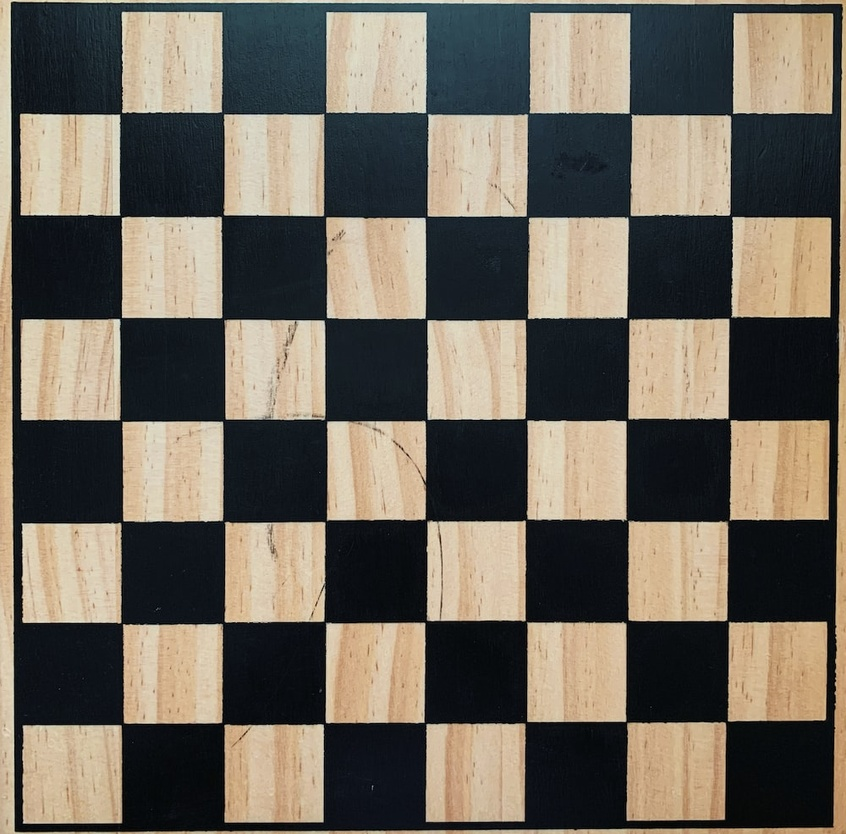
#> input picture images/chessboard0.jpg, 846 x 834 px, shrunk from 1000 x 985 before the run
$ python -i line_detection.py   (imports and definitions only)
#> lines starting #> are read from the running program, lines starting #| are printed output that depends on the picture; after the words box and inside, x2 and y2 are one past the last pixel; in counts of white or black regions, pixels touching at a corner belong together
#> further down, picture is the input picture: shape (834, 846, 3); mean B, G, R 92.8, 104.1, 111.1
from skimage.transform import hough_line, hough_line_peaks
import numpy as np
import cv2
from matplotlib import pyplot as plt
from sklearn import linear_model

plot = False

def hough_transform(image):

    # image = cv2.imread("./images/chessboardWebcam.jpg")
    # image = cv2.rotate(image, cv2.ROTATE_90_CLOCKWISE)
    rows,cols,channels= image.shape
#> rows = 834; cols = 846; channels = 3


    # M = cv2.getRotationMatrix2D((cols/2,rows/2),-30,1)

    # image = cv2.warpAffine(image,M,(cols,rows))

    # Converting image to greyscale and then getting the edge map
    image_grey = cv2.cvtColor(image, cv2.COLOR_BGR2GRAY)
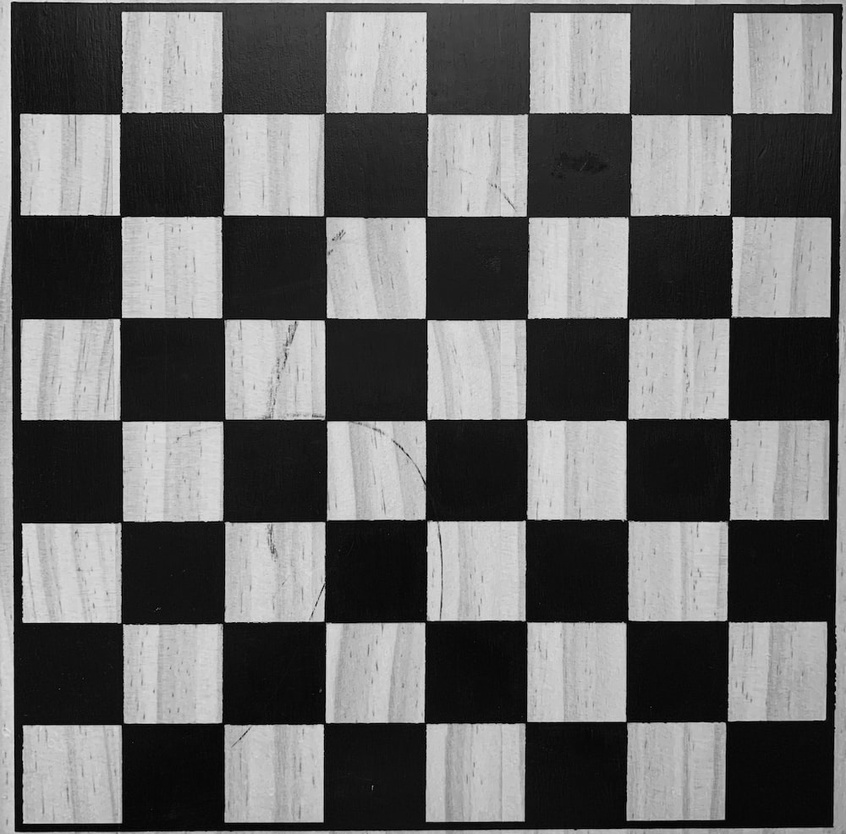
#> image_grey: shape (834, 846); min 0, max 236, mean 105
    image_edge = cv2.Canny(image_grey, 250,  250)
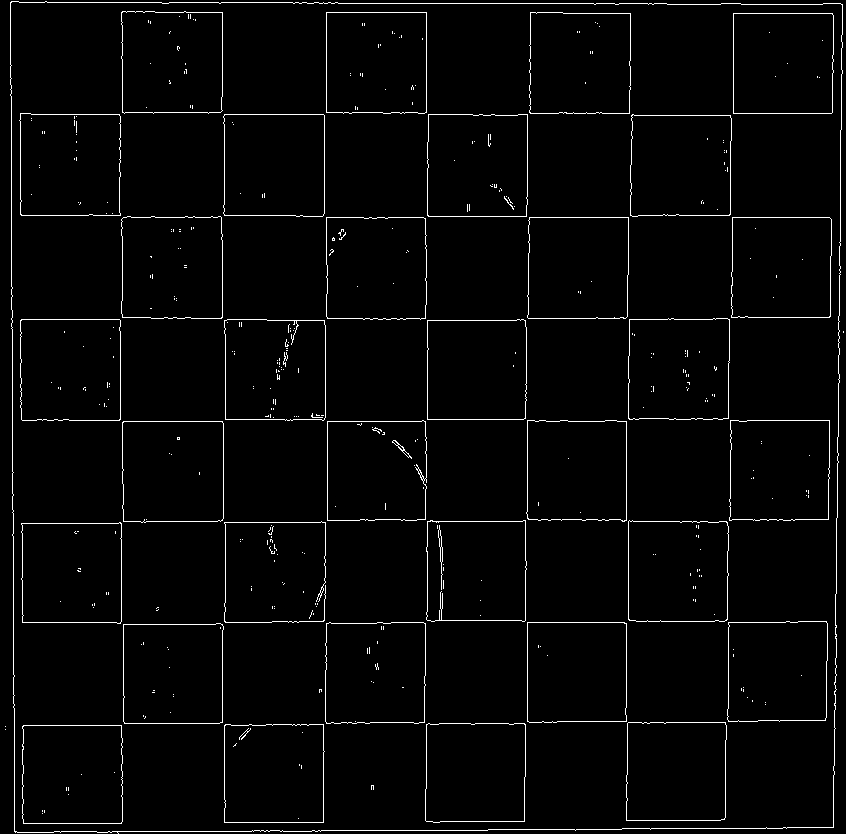
#> image_edge: shape (834, 846); 2.5% white in thin lines or dots


    # #precision of 1 degree (dividing by 180)
    test_angles = np.linspace(-np.pi/2, np.pi/2, 360)

    # #performing hough tranform
    h, theta, d = hough_line(image_edge, test_angles)
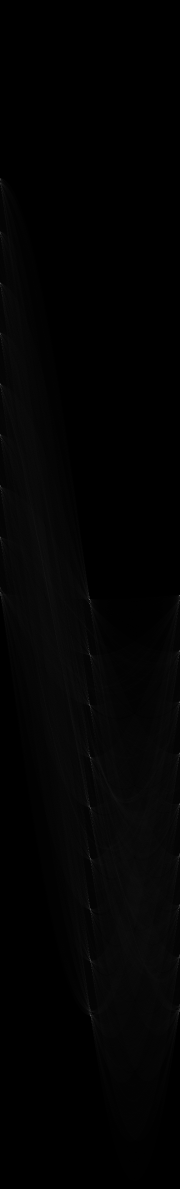
#> h: shape (2377, 360) uint64 (shown at 1/2 size); min 0, max 612, mean 7.4; drawn with min black and max white
#> theta = 360 values from -1.57 to 1.57; d = 2377 values from -1188 to 1188

    threshold = 0.68* np.amax(h)
#> threshold = 416.2
    num_peaks = 18
    min_distance = 25
    min_angle = int(np.pi/8)

    # #finding location of peaks
    # h, q, d = hough_line_peaks(h, theta, d, threshold= threshold, num_peaks = num_peaks, min_distance=min_distance)
    # return h, q, d

    if plot:
        # Generating figure 1
        fig, axes = plt.subplots(1, 3, figsize=(15, 6))
        ax = axes.ravel()

        ax[0].imshow(image_edge, cmap='gray')
        ax[0].set_title('Input image')
        ax[0].set_axis_off()

        angle_step = 0.5 * np.diff(theta).mean()
        d_step = 0.5 * np.diff(d).mean()
        bounds = [np.rad2deg(theta[0] - angle_step),
                np.rad2deg(theta[-1] + angle_step),
                d[-1] + d_step, d[0] - d_step]
        ax[1].imshow(np.log(1 + h), extent=bounds, cmap='gray', aspect=1 / 1.5)
        ax[1].set_title('Hough transform')
        ax[1].set_xlabel('Angles (degrees)')
        ax[1].set_ylabel('Distance (pixels)')
        ax[1].axis('image')

        ax[2].imshow(image_edge, cmap='gray')
        ax[2].set_ylim((image_edge.shape[0], 0))
        ax[2].set_axis_off()
        ax[2].set_title('Detected lines')


        for _, angle, dist in zip(*hough_line_peaks(h, theta, d, threshold= threshold, num_peaks = num_peaks, min_distance=min_distance)):
            (x0, y0) = dist * np.array([np.cos(angle), np.sin(angle)])
            # print(angle, dist)
            ax[2].axline((x0, y0), slope=np.tan(angle + np.pi/2))

        plt.tight_layout()
        plt.show()
    h, q, d = hough_line_peaks(h, theta, d, threshold= threshold, num_peaks = num_peaks, min_distance=min_distance)
#> h = [612]; q = [-0.00438]; d = [10]
    return h, q, d

>>> import cv2
>>> picture = cv2.imread('images/chessboard0.jpg')
>>> result = hough_transform(picture)
#> result = ([612], [-0.00438], [10])

$ run again, on images/chessboard2.jpg
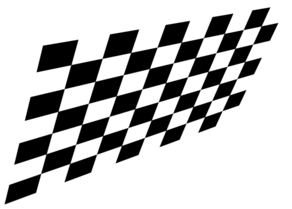
#> input picture images/chessboard2.jpg, 292 x 209 px
#> picture is the input picture: shape (209, 292, 3); min 0, max 255, mean 192.2
#> in hough_transform, `image_edge = cv2.Canny(image_grey, 250,  250)`:
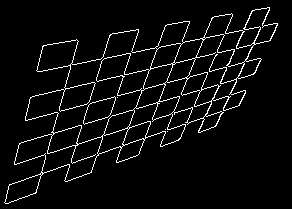
#> image_edge: shape (209, 292); 4.9% white in thin lines or dots, all inside (x1, y1, x2, y2) = (4, 7, 278, 204)
#> in hough_transform, `h, theta, d = hough_line(image_edge, test_angles)`:
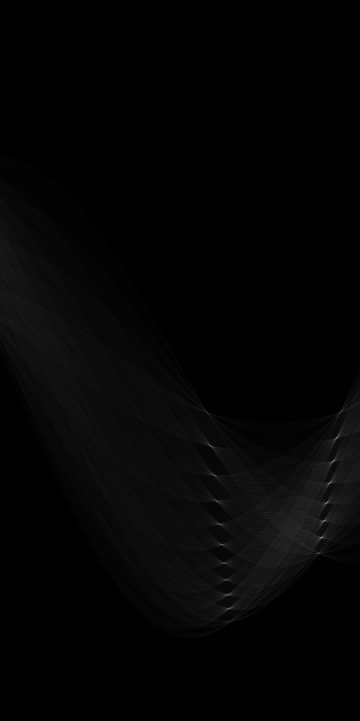
#> h: shape (721, 360) uint64; min 0, max 186, mean 4.2
#> in hough_transform, `h, theta, d = hough_line(image_edge, test_angles)`: theta = 360 values from -1.57 to 1.57; d = 721 values from -360 to 360
#> threshold = 126.5
#> in hough_transform, `h, q, d = hough_line_peaks(h, theta, d, threshold= threshold, num_peak..`: h = [186, 165, 133]; q = [1.24, 1.31, 1.37]; d = [177, 123, 78]
#> result = ([186, 165, 133], [1.24, 1.31, 1.37], [177, 123, 78])
